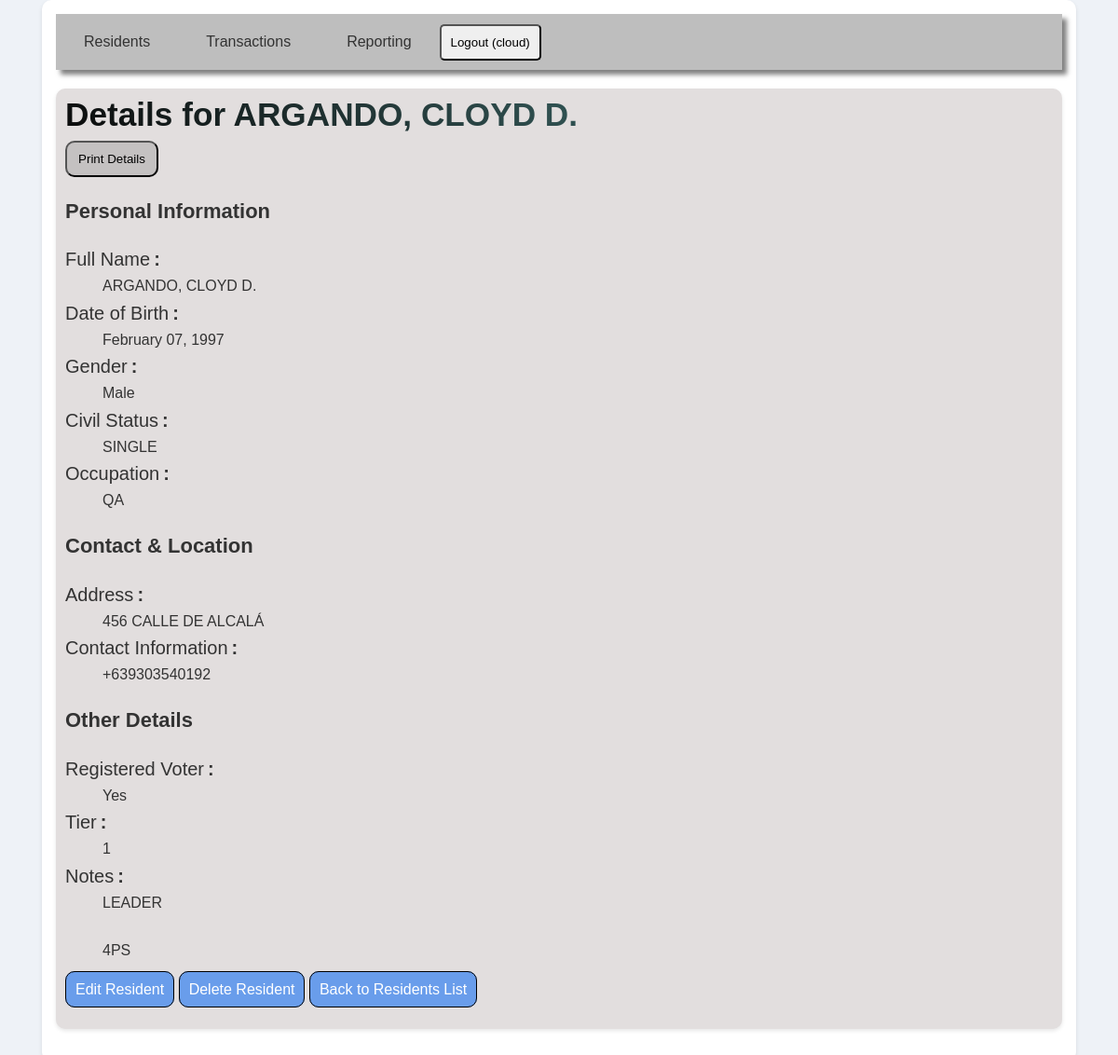
The app's page /residents/11/ (signed in) with its own data.
### residents/models.py (models this page shows, shortened)
class Resident(models.Model):
    GENDER_CHOICES = [
        ('Male', 'Male'),
        ('Female', 'Female'),
        ('Others', 'Others'),
    ]
    TIER_CHOICES = [(str(i), str(i)) for i in range(1, 7)]
    CIVIL_STATUS_CHOICES = [
        ('SINGLE', 'Single'),
        ('MARRIED', 'Married'),
        ('WIDOWED', 'Widowed'),
        ('DIVORCED', 'Divorced'),
        ('SEPARATED', 'Separated'),
        ('ANNULLED', 'Annulled'),
        ('COMMON-LAW / LIVE-IN PARTNER', 'Common-law / Live-in Partner'),
    ]
    contact_validator = RegexValidator(
        regex=r'^[0-9+]*$', # Allows digits (0-9) and the plus sign (+)
        message='Contact information can only contain digits (0-9) and the plus sign (+).'
    )
    full_name = models.CharField(max_length=255)
    date_of_birth = models.DateField()
    gender = models.CharField(max_length=10, choices=GENDER_CHOICES)
    purok = models.CharField(max_length=225)
    religion = models.CharField(max_length=100, blank=True, null=True)
    email_address = models.EmailField(max_length=255, blank=True, null=True)
    address = models.TextField()
    place_of_birth = models.TextField()
    contact_information = models.CharField(max_length=100, blank=True, null=True, default='+63', validators=[contact_validator]) # Optional
    civil_status = models.CharField(max_length=50, choices=CIVIL_STATUS_CHOICES) # Applied new choices
    nationality = models.CharField(max_length=100, default='Filipino', blank=True, null=True)
    occupation = models.CharField(max_length=100, blank=True, null=True) # Optional
    voter_status = models.BooleanField(default=False) # True if registered voter
    tier = models.CharField( max_length=10, blank=True, null=True, choices=TIER_CHOICES )
    notes = models.TextField(blank=True, null=True) # Optional

### residents/views.py (the view)
# urls.py: path('<int:resident_id>/', views.resident_detail, name='resident_detail'),
@login_required
def resident_detail(request, resident_id):
    try:
        resident = get_object_or_404(Resident, pk=resident_id)
    except Http404:
        messages.warning(request, f"The resident with ID {resident_id} was not found or has been deleted.")
        return redirect('index')
    context = {
        'resident': resident,
        'page_title': f'Details for {resident.full_name}'
    }
    return render(request, 'residents/resident_detail.html', context)

### residents/templates/residents/resident_detail.html (shortened to what this page needs)
{% load static %}
<!DOCTYPE html>
<html>
<head>
    {% include 'residents/html/header.html' %}
</head>
<body>
    <div class="container">
  {% include 'residents/html/header_nav_bar.html' %}
        <div class="content">
            <div class="page-header">
                <h1>{{ page_title }}</h1>
                <button id="print-details-btn" class="btn btn-print">Print Details</button>
            </div>
            <div class="data">
                <div class="resident-details">
                    <section class="details-section personal-info">
                        <h2 class="section-title">Personal Information</h2>
                        <dl class="details-list">
                            <dt>Full Name</dt>
                            <dd>{{ resident.full_name }}</dd>
                            <dt>Date of Birth</dt>
                            <dd>{{ resident.date_of_birth|date:"F d, Y" }}</dd>
                            <dt>Gender</dt>
                            <dd>{{ resident.gender }}</dd>
                            <dt>Civil Status</dt>
                            <dd>{{ resident.civil_status }}</dd>
                            {% if resident.occupation %}
                                <dt>Occupation</dt>
                                <dd>{{ resident.occupation }}</dd>
                            {% endif %}
                        </dl>
                    </section>
                    <section class="details-section contact-info">
                        <h2 class="section-title">Contact & Location</h2>
                        <dl class="details-list">
                            <dt>Address</dt>
                            <dd>{{ resident.address }}</dd>
                            {% if resident.contact_information %}
                                <dt>Contact Information</dt>
                                <dd>{{ resident.contact_information }}</dd>
                            {% endif %}
                        </dl>
                    </section>
                    <section class="details-section other-info">
                        <h2 class="section-title">Other Details</h2>
                        <dl class="details-list">
                            <dt>Registered Voter</dt>
                            <dd>{% if resident.voter_status %}Yes{% else %}No{% endif %}</dd>
                            <dt>Tier</dt>
                            <dd>{{ resident.tier }}</dd>
                            {% if resident.notes %}
                                <dt>Notes</dt>
                                <dd>{{ resident.notes|linebreaksbr }}</dd>
                            {% endif %}
                        </dl>
                    </section>
                    <div class="actions-panel">
                        <a href="{% url 'edit_resident' resident.pk %}?next={{ request.get_full_path|urlencode }}" class="btn btn-edit">Edit Resident</a>
                        <a href="{% url 'delete_resident' resident.pk %}?next={{ request.get_full_path|urlencode }}" class="btn btn-delete">Delete Resident</a>
                        <a href="{% url 'index' %}" class="btn btn-back">Back to Residents List</a>
                    </div>
                </div>
            </div>
        </div>
    </div>
</body>
</html>

### residents/templates/residents/html/header_nav_bar.html (shortened to what this page needs)
    <nav class="navbar">
        <ul id="navbar-links">
            {% if user.is_authenticated %}
                <li><a href="{% url 'index' %}" {% if request.resolver_match.url_name == 'index' %}class="active"{% endif %}>Residents</a></li>
                <li><a href="{% url 'transactions_list' %}" {% if request.resolver_match.url_name == 'transactions_list' %}class="active"{% endif %}>Transactions</a></li>
                <li><a href="{% url 'reporting_page' %}" {% if request.resolver_match.url_name == 'reporting_page' %}class="active"{% endif %}>Reporting</a></li>
                <li>
                    <form id="logout-form-interactive" method="post" action="{% url 'logout' %}">
                        <button type="submit" class="logout-button">Logout ({{ user.username }})</button>
                    </form>
                </li>
            {% else %}
                <li><a href="{% url 'login' %}">Login</a></li>
            {% endif %}
        </ul>
    </nav>

### residents/static/residents/css/style.css (style rules this page uses)
body { font-family: 'Arial', sans-serif; line-height: 1.6; margin: 0; padding: 0; background-color: #eef2f7; color: #333; }
.container { max-width: 90%; height: auto; margin: 0 auto; background-color: #fff; padding: 15px; border-radius: 10px; box-shadow: 0 2px 4px rgba(0, 0, 0, 0.1); }
.content { width: 100%; margin: 20px 0; padding-bottom: 20px; background-color: #e2dede; border-radius: 10px; box-shadow: 0 2px 4px rgba(0, 0, 0, 0.1); }
.content .data { width: auto; padding-left: 10px; padding-right: 0; padding-bottom: 10px; }
.content .data a { border-radius: 10px; color: white; width: 100%; padding: 10px; background-color: #699deb; text-decoration: none; border: 1px solid black; }
.content .data h2 { font-size: 22px; }
.content .data dt { font-weight: 200; font-size: 20px; }
.details-list dt::after { content: ":"; font-weight: bold; margin-left: 4px; }
.navbar { background-color: #bebebe; box-shadow: 5px 5px 5px rgb(0, 0, 0, .5); height: 60px; display: flex; justify-content: space-between; align-items: center; position: relative; }
.navbar ul#navbar-links { height: 100%; list-style: none; margin: 0; padding: 0; display: flex; }
.navbar ul#navbar-links li { background-color: #bebebe; height: 100%; }
.navbar ul#navbar-links li a { padding: 0 30px; height: 100%; width: auto; text-decoration: none; color: #333; display: block; display: flex; justify-content: center; align-items: center; }
h1 { font-family: 'Poppins', sans-serif; padding: 0 10px; font-size: 2.2em; font-weight: 700; margin: auto; background: linear-gradient(45deg, #0a0909, #2F4F4F, #008080); -webkit-background-clip: text; -webkit-text-fill-color: transparent; background-clip: text; }
.btn-print { background-color: rgb(196, 193, 193); width: 100px; border-radius: 10px; padding: 10px; margin-left: 10px; }

### records on screen
Resident: full_name "ARGANDO, CLOYD D.", date_of_birth "February 07, 1997", gender "Male", civil_status "SINGLE", occupation "QA", address "456 CALLE DE ALCALÁ", contact_information "+639303540192", tier "1", notes "LEADER 4PS"

### other values on screen
{{ user.username }} "cloud"
{{ page_title }} "Details for ARGANDO, CLOYD D."
